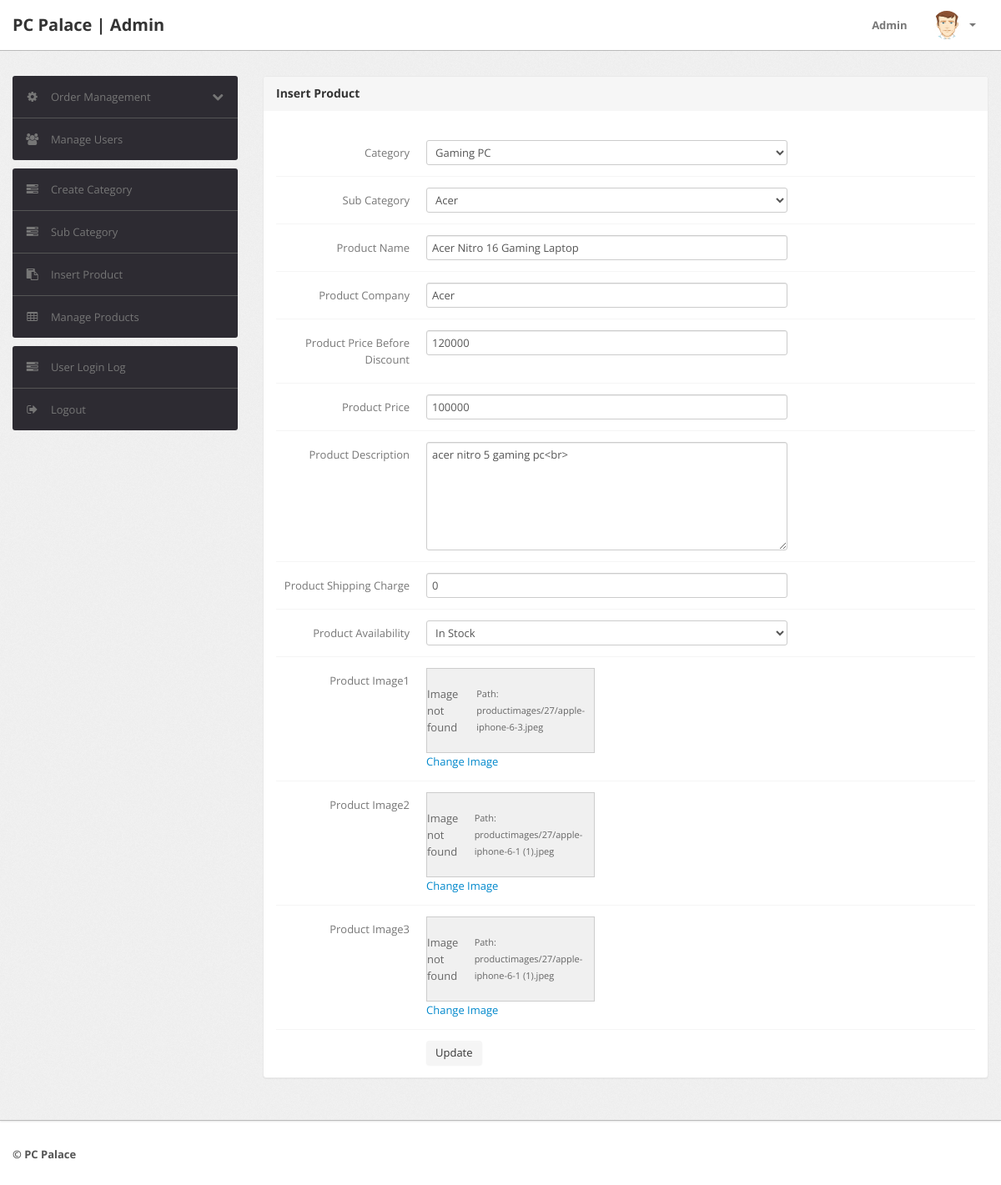
Screenshot of /admin/edit-products.php?id=27 (signed in) with the database file from the repository.
### tables this page shows
CREATE TABLE `products` (
  `id` int(11) NOT NULL,
  `category` int(11) NOT NULL,
  `subCategory` int(11) DEFAULT NULL,
  `productName` varchar(255) DEFAULT NULL,
  `productCompany` varchar(255) DEFAULT NULL,
  `productPrice` int(11) DEFAULT NULL,
  `productPriceBeforeDiscount` int(11) DEFAULT NULL,
  `productDescription` longtext DEFAULT NULL,
  `productImage1` varchar(255) DEFAULT NULL,
  `productImage2` varchar(255) DEFAULT NULL,
  `productImage3` varchar(255) DEFAULT NULL,
  `shippingCharge` int(11) DEFAULT NULL,
  `productAvailability` varchar(255) DEFAULT NULL,
  `postingDate` timestamp NULL DEFAULT current_timestamp(),
  `updationDate` varchar(255) DEFAULT NULL
);

CREATE TABLE `category` (
  `id` int(11) NOT NULL,
  `categoryName` varchar(255) DEFAULT NULL,
  `categoryDescription` longtext DEFAULT NULL,
  `creationDate` timestamp NOT NULL DEFAULT current_timestamp(),
  `updationDate` varchar(255) DEFAULT NULL
);

CREATE TABLE `subcategory` (
  `id` int(11) NOT NULL,
  `categoryid` int(11) DEFAULT NULL,
  `subcategory` varchar(255) DEFAULT NULL,
  `creationDate` timestamp NULL DEFAULT current_timestamp(),
  `updationDate` varchar(255) DEFAULT NULL
);

### admin/edit-products.php (the view, shortened to what this page needs)
<?php
include('include/config.php');
if(strlen($_SESSION['alogin'])==0)
	{
header('location:index.php');
}
else{
	$pid=intval($_GET['id']);
?>
<!DOCTYPE html>
<html lang="en">
<head>
	<link type="text/css" href="bootstrap/css/bootstrap.min.css" rel="stylesheet">
	<link type="text/css" href="bootstrap/css/bootstrap-responsive.min.css" rel="stylesheet">
	<link type="text/css" href="css/theme.css" rel="stylesheet">
	<link type="text/css" href="images/icons/css/font-awesome.css" rel="stylesheet">
</head>
<body>
<?php include('include/header.php');?>
	<div class="wrapper">
		<div class="container">
			<div class="row">
<?php include('include/sidebar.php');?>
			<div class="span9">
					<div class="content">
						<div class="module">
							<div class="module-head">
								<h3>Insert Product</h3>
							</div>
							<div class="module-body">
									<br />
			<form class="form-horizontal row-fluid" name="insertproduct" method="post" enctype="multipart/form-data">
<?php
$query=mysqli_query($con,"select products.*,category.categoryName as catname,category.id as cid,subcategory.subcategory as subcatname,subcategory.id as subcatid from products join category on category.id=products.category join subcategory on subcategory.id=products.subCategory where products.id='$pid'");
while($row=mysqli_fetch_array($query))
{
?>
<div class="control-group">
<label class="control-label" for="basicinput">Category</label>
<div class="controls">
<select name="category" class="span8 tip" onChange="getSubcat(this.value);"  required>
<option value="<?php echo htmlentities($row['cid']);?>"><?php echo htmlentities($row['catname']);?></option>
<?php $query=mysqli_query($con,"select * from category");
	?>
</select>
</div>
</div>
<div class="control-group">
<label class="control-label" for="basicinput">Sub Category</label>
<div class="controls">
<select   name="subcategory"  id="subcategory" class="span8 tip" required>
<option value="<?php echo htmlentities($row['subcatid']);?>"><?php echo htmlentities($row['subcatname']);?></option>
</select>
</div>
</div>
<div class="control-group">
<label class="control-label" for="basicinput">Product Name</label>
<div class="controls">
<input type="text"    name="productName"  placeholder="Enter Product Name" value="<?php echo htmlentities($row['productName']);?>" class="span8 tip" >
</div>
</div>
<div class="control-group">
<label class="control-label" for="basicinput">Product Company</label>
<div class="controls">
<input type="text"    name="productCompany"  placeholder="Enter Product Comapny Name" value="<?php echo htmlentities($row['productCompany']);?>" class="span8 tip" required>
</div>
</div>
<div class="control-group">
<label class="control-label" for="basicinput">Product Price Before Discount</label>
<div class="controls">
<input type="text"    name="productpricebd"  placeholder="Enter Product Price" value="<?php echo htmlentities($row['productPriceBeforeDiscount']);?>"  class="span8 tip" required>
</div>
</div>
<div class="control-group">
<label class="control-label" for="basicinput">Product Price</label>
<div class="controls">
<input type="text"    name="productprice"  placeholder="Enter Product Price" value="<?php echo htmlentities($row['productPrice']);?>" class="span8 tip" required>
</div>
</div>
<div class="control-group">
<label class="control-label" for="basicinput">Product Description</label>
<div class="controls">
<textarea  name="productDescription"  placeholder="Enter Product Description" rows="6" class="span8 tip">
<?php echo htmlentities($row['productDescription']);?>
</textarea>
</div>
</div>
<div class="control-group">
<label class="control-label" for="basicinput">Product Shipping Charge</label>
<div class="controls">
<input type="text"    name="productShippingcharge"  placeholder="Enter Product Shipping Charge" value="<?php echo htmlentities($row['shippingCharge']);?>" class="span8 tip" required>
</div>
</div>
<div class="control-group">
<label class="control-label" for="basicinput">Product Availability</label>
<div class="controls">
<select   name="productAvailability"  id="productAvailability" class="span8 tip" required>
<option value="<?php echo htmlentities($row['productAvailability']);?>"><?php echo htmlentities($row['productAvailability']);?></option>
</select>
</div>
</div>
<div class="control-group">
<label class="control-label" for="basicinput">Product Image1</label>
<div class="controls">
<?php
$imagePath1 = "productimages/" . htmlentities($pid) . "/" . htmlentities($row['productImage1']);
$fullImagePath1 = __DIR__ . "/" . $imagePath1;
if (file_exists($fullImagePath1) && !empty($row['productImage1'])) {
    echo '<img src="' . $imagePath1 . '" width="200" height="100" alt="Product Image 1">';
} else {
    echo '<div style="width:200px; height:100px; background-color:#f0f0f0; border:1px solid #ccc; display:flex; align-items:center; justify-content:center; color:#666;">';
    echo 'Image not found<br>';
    echo '<small>Path: ' . $imagePath1 . '</small>';
    echo '</div>';
}
?> <a href="update-image1.php?id=<?php echo $row['id'];?>">Change Image</a>
</div>
</div>
<div class="control-group">
<label class="control-label" for="basicinput">Product Image2</label>
<div class="controls">
<?php
$imagePath2 = "productimages/" . htmlentities($pid) . "/" . htmlentities($row['productImage2']);
$fullImagePath2 = __DIR__ . "/" . $imagePath2;
if (file_exists($fullImagePath2) && !empty($row['productImage2'])) {
    echo '<img src="' . $imagePath2 . '" width="200" height="100" alt="Product Image 2">';
} else {
    echo '<div style="width:200px; height:100px; background-color:#f0f0f0; border:1px solid #ccc; display:flex; align-items:center; justify-content:center; color:#666;">';
    echo 'Image not found<br>';
    echo '<small>Path: ' . $imagePath2 . '</small>';
    echo '</div>';
}
?> <a href="update-image2.php?id=<?php echo $row['id'];?>">Change Image</a>
</div>
</div>
<div class="control-group">
<label class="control-label" for="basicinput">Product Image3</label>
<div class="controls">
<?php
$imagePath3 = "productimages/" . htmlentities($pid) . "/" . htmlentities($row['productImage3']);
$fullImagePath3 = __DIR__ . "/" . $imagePath3;
if (file_exists($fullImagePath3) && !empty($row['productImage3'])) {
    echo '<img src="' . $imagePath3 . '" width="200" height="100" alt="Product Image 3">';
} else {
    echo '<div style="width:200px; height:100px; background-color:#f0f0f0; border:1px solid #ccc; display:flex; align-items:center; justify-content:center; color:#666;">';
    echo 'Image not found<br>';
    echo '<small>Path: ' . $imagePath3 . '</small>';
    echo '</div>';
}
?> <a href="update-image3.php?id=<?php echo $row['id'];?>">Change Image</a>
</div>
</div>
<?php } ?>
	<div class="control-group">
											<div class="controls">
												<button type="submit" name="submit" class="btn">Update</button>
											</div>
										</div>
									</form>
							</div>
						</div>
					</div>
				</div>
			</div>
		</div>
	</div>
<?php include('include/footer.php');?>
</body>
<?php } ?>

### admin/css/theme.css (style rules this page uses)
body { font-size: 13px; font-family: 'Open Sans', Arial, sans-serif; background: #fff; color: #777 }
h1, h2, h3, h4, h5, h6 { color: #333; margin-top: 0 }
h3 { font-size: 20px }
small, .small { font-size: 11px }
.wrapper { background: url(../images/bg.png) #eee; border-bottom: 1px solid #bbb; -webkit-box-shadow: 0 1px 2px rgba(0,0,0,0.1); -moz-box-shadow: 0 1px 2px rgba(0,0,0,0.1); box-shadow: 0 1px 2px rgba(0,0,0,0.1); padding: 30px 0 }
form { margin: 0 }
select, textarea, input[type="text"], input[type="password"], input[type="datetime"], input[type="datetime-local"], input[type="date"], input[type="month"], input[type="time"], input[type="week"], input[type="number"], input[type="email"], input[type="url"], input[type="search"], input[type="tel"], input[type="color"], .uneditable-input, label, input, button, select, textarea { -webkit-border-radius: 3px; -moz-border-radius: 3px; border-radius: 3px; font-size: 13px; font-family: 'Open Sans', Tahoma, Arial, sans-serif }
.module { background: #fff; -webkit-border-radius: 3px; -moz-border-radius: 3px; border-radius: 3px; border: 1px solid #ccc; border-bottom-color: #bbb; -webkit-box-shadow: 0 0 1px rgba(0,0,0,0.2); -moz-box-shadow: 0 0 1px rgba(0,0,0,0.2); box-shadow: 0 0 1px rgba(0,0,0,0.2); margin-bottom: 30px }
.form-horizontal .control-group, .form-vertical .control-group { margin-bottom: 0 }
.form-horizontal .control-group+.control-group, .form-vertical .control-group+.control-group { margin-top: 13px; padding-top: 13px; border-top: 1px solid #f5f5f5 }
.btn, .btn-box { -webkit-border-radius: 3px; -moz-border-radius: 3px; border-radius: 3px }
.btn { font-size: 13px; font-weight: 600 }
.btn { display: inline-block; margin-bottom: 0; font-weight: 400; text-align: center; vertical-align: middle; cursor: pointer; background-image: none; border: 1px solid transparent; white-space: nowrap; padding: 4px 10px; font-size: 13px; line-height: 1.42857; border-radius: 4px; -webkit-user-select: none; -moz-user-select: none; -ms-user-select: none; user-select: none }
.module { box-shadow: 0 0 3px rgba(0,0,0,.1); border-color: #e9e9e9; margin-bottom: 20px; background-color: #fff; border-radius: 4px; -webkit-box-shadow: 0 1px 1px rgba(0,0,0,.05); box-shadow: 0 1px 1px rgba(0,0,0,.05); }
.module-head { color: #767676; background-color: #f6f6f6; border-color: #e9e9e9; padding: 10px 15px; border-bottom: 1px solid transparent; border-top-right-radius: 3px; border-top-left-radius: 3px; }
.module-head h3 { font-size: 14px; line-height: 20px; height: 20px; margin: 0 }
.module-body { padding: 15px }

### rows the page displays
products: category "Gaming PC", subcategory "Acer", productName "Acer Nitro 16 Gaming Laptop", productCompany "Acer", productpricebd "120000", productprice "100000", productDescription "acer nitro 5 gaming pc<br>", productShippingcharge "0", productAvailability "In Stock", productImage1 "productimages/27/apple-iphone-6-3.jpeg", productImage2 "productimages/27/apple-iphone-6-1 (1).jpeg", productImage3 "productimages/27/apple-iphone-6-1 (1).jpeg"
